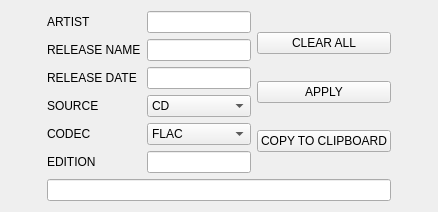
<?xml version="1.0" encoding="UTF-8"?>
<ui version="4.0">
 <class>MainWindow</class>
 <widget class="QMainWindow" name="MainWindow">
  <property name="geometry">
   <rect>
    <x>0</x>
    <y>0</y>
    <width>438</width>
    <height>210</height>
   </rect>
  </property>
  <property name="acceptDrops">
   <bool>true</bool>
  </property>
  <property name="windowTitle">
   <string>qtAlbum2folder</string>
  </property>
  <widget class="QWidget" name="centralWidget">
   <layout class="QGridLayout" name="gridLayout">
    <item row="1" column="0" rowspan="2">
     <spacer name="horizontalSpacer">
      <property name="orientation">
       <enum>Qt::Horizontal</enum>
      </property>
      <property name="sizeHint" stdset="0">
       <size>
        <width>40</width>
        <height>20</height>
       </size>
      </property>
     </spacer>
    </item>
    <item row="1" column="3" rowspan="2">
     <spacer name="horizontalSpacer_2">
      <property name="orientation">
       <enum>Qt::Horizontal</enum>
      </property>
      <property name="sizeHint" stdset="0">
       <size>
        <width>40</width>
        <height>20</height>
       </size>
      </property>
     </spacer>
    </item>
    <item row="3" column="1" colspan="2">
     <spacer name="verticalSpacer">
      <property name="orientation">
       <enum>Qt::Vertical</enum>
      </property>
      <property name="sizeHint" stdset="0">
       <size>
        <width>20</width>
        <height>40</height>
       </size>
      </property>
     </spacer>
    </item>
    <item row="1" column="1">
     <layout class="QFormLayout" name="formLayout_2">
      <item row="0" column="0">
       <widget class="QLabel" name="lbl01artist">
        <property name="text">
         <string>ARTIST</string>
        </property>
       </widget>
      </item>
      <item row="0" column="1">
       <widget class="QLineEdit" name="lineEditartist">
        <property name="alignment">
         <set>Qt::AlignCenter</set>
        </property>
       </widget>
      </item>
      <item row="1" column="0">
       <widget class="QLabel" name="lbl02name">
        <property name="text">
         <string>RELEASE NAME</string>
        </property>
       </widget>
      </item>
      <item row="1" column="1">
       <widget class="QLineEdit" name="lineEditname">
        <property name="alignment">
         <set>Qt::AlignCenter</set>
        </property>
       </widget>
      </item>
      <item row="2" column="0">
       <widget class="QLabel" name="lbl03date">
        <property name="text">
         <string>RELEASE DATE</string>
        </property>
       </widget>
      </item>
      <item row="3" column="0">
       <widget class="QLabel" name="lbl04source">
        <property name="text">
         <string>SOURCE</string>
        </property>
       </widget>
      </item>
      <item row="4" column="0">
       <widget class="QLabel" name="lbl05codec">
        <property name="text">
         <string>CODEC</string>
        </property>
       </widget>
      </item>
      <item row="5" column="0">
       <widget class="QLabel" name="lbl06edition">
        <property name="text">
         <string>EDITION</string>
        </property>
       </widget>
      </item>
      <item row="2" column="1">
       <widget class="QLineEdit" name="lineEditdate">
        <property name="alignment">
         <set>Qt::AlignCenter</set>
        </property>
       </widget>
      </item>
      <item row="3" column="1">
       <widget class="QComboBox" name="comboBoxsource">
        <item>
         <property name="text">
          <string>CD</string>
         </property>
        </item>
        <item>
         <property name="text">
          <string>WEB</string>
         </property>
        </item>
       </widget>
      </item>
      <item row="4" column="1">
       <widget class="QComboBox" name="comboBoxcodec">
        <item>
         <property name="text">
          <string>FLAC</string>
         </property>
        </item>
        <item>
         <property name="text">
          <string>24bit FLAC</string>
         </property>
        </item>
        <item>
         <property name="text">
          <string>320</string>
         </property>
        </item>
        <item>
         <property name="text">
          <string>V0</string>
         </property>
        </item>
        <item>
         <property name="text">
          <string>AAC</string>
         </property>
        </item>
       </widget>
      </item>
      <item row="5" column="1">
       <widget class="QLineEdit" name="lineEditedition">
        <property name="alignment">
         <set>Qt::AlignCenter</set>
        </property>
       </widget>
      </item>
     </layout>
    </item>
    <item row="2" column="1" colspan="2">
     <layout class="QVBoxLayout" name="verticalLayout">
      <item>
       <widget class="QLineEdit" name="lineEditresult">
        <property name="alignment">
         <set>Qt::AlignCenter</set>
        </property>
       </widget>
      </item>
     </layout>
    </item>
    <item row="1" column="2">
     <layout class="QVBoxLayout" name="verticalLayout_2">
      <item>
       <widget class="QPushButton" name="pushButtonClear">
        <property name="text">
         <string>CLEAR ALL</string>
        </property>
       </widget>
      </item>
      <item>
       <widget class="QPushButton" name="pushButtonApply">
        <property name="text">
         <string>APPLY</string>
        </property>
       </widget>
      </item>
      <item>
       <widget class="QPushButton" name="pushButtonCopy">
        <property name="text">
         <string>COPY TO CLIPBOARD</string>
        </property>
       </widget>
      </item>
     </layout>
    </item>
    <item row="0" column="1" colspan="2">
     <spacer name="verticalSpacer_2">
      <property name="orientation">
       <enum>Qt::Vertical</enum>
      </property>
      <property name="sizeHint" stdset="0">
       <size>
        <width>20</width>
        <height>40</height>
       </size>
      </property>
     </spacer>
    </item>
   </layout>
  </widget>
 </widget>
 <layoutdefault spacing="6" margin="11"/>
 <resources/>
 <connections/>
</ui>
